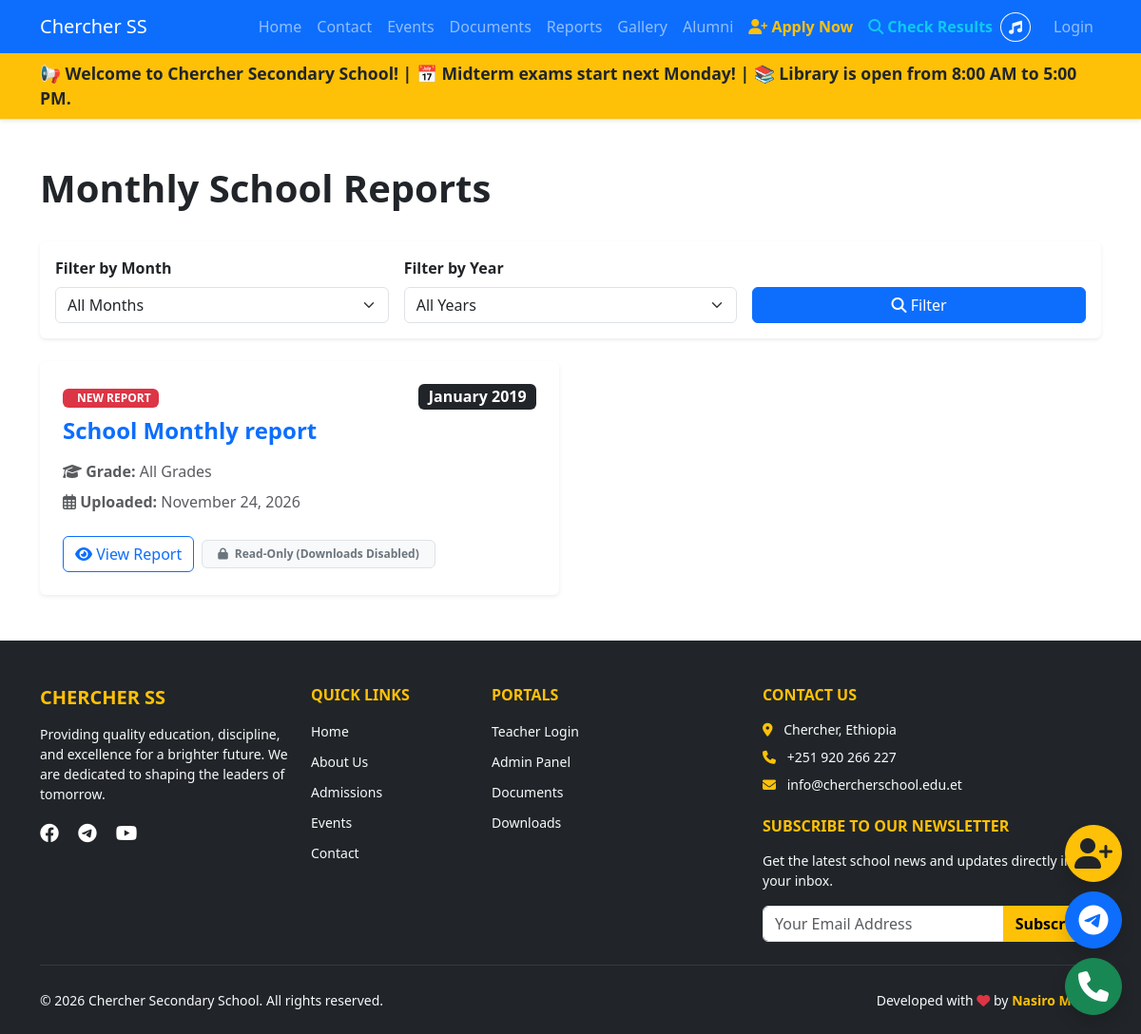
The page /reports/ on the database its author committed.
### reports/models.py (models this page shows, shortened)
class MonthlyReport(models.Model):
    MONTHS = [
        ('January', 'January'), ('February', 'February'), ('March', 'March'),
        ('April', 'April'), ('May', 'May'), ('June', 'June'),
        ('July', 'July'), ('August', 'August'), ('September', 'September'),
        ('October', 'October'), ('November', 'November'), ('December', 'December')
    ]
    title = models.CharField(max_length=200, help_text="e.g., Grade 9 Term 1 Report")
    month = models.CharField(max_length=20, choices=MONTHS)
    year = models.CharField(max_length=4, help_text="e.g., 2026")
    grade = models.CharField(max_length=50, blank=True, help_text="e.g., Grade 9 (leave blank for all)")
    file = models.FileField(upload_to='reports/', help_text="Upload PDF or Excel file")
    allow_download = models.BooleanField(
        default=False,
        help_text="Allow public visitors to download this report. Leave unchecked for view-only access."
    )
    uploaded_at = models.DateTimeField(auto_now_add=True)
    class Meta:
        ordering = ['-year', '-month']
        verbose_name_plural = "Monthly Reports"

### core/views.py (the view)
# urls.py: path('reports/', views.public_reports, name='public_reports'),
def public_reports(request):
    reports = MonthlyReport.objects.all().order_by('-uploaded_at', '-id')
    month = request.GET.get('month')
    year = request.GET.get('year')
    if month:
        reports = reports.filter(month=month)
    if year:
        reports = reports.filter(year=year)
    years = MonthlyReport.objects.values_list('year', flat=True).distinct().order_by('-year')
    return render(request, 'core/public_reports.html', {
        'reports': reports,
        'selected_month': month,
        'selected_year': year,
        'years': years,
    })

### core/templates/core/public_reports.html (shortened to what this page needs)
{% extends "base.html" %}
{% block content %}
<div class="container mt-5 mb-5">
    <div class="d-flex justify-content-between align-items-center mb-4">
        <h1 class="fw-bold">Monthly School Reports</h1>
    </div>
    <div class="card border-0 shadow-sm mb-4">
        <div class="card-body">
            <form method="get" class="row g-3 align-items-end">
                <div class="col-md-4">
                    <label class="form-label fw-bold">Filter by Month</label>
                    <select name="month" class="form-select">
                        <option value="">All Months</option>
                    </select>
                </div>
                <div class="col-md-4">
                    <label class="form-label fw-bold">Filter by Year</label>
                    <select name="year" class="form-select">
                        <option value="">All Years</option>
                    </select>
                </div>
                <div class="col-md-4">
                    <button type="submit" class="btn btn-primary w-100"><i class="fas fa-search"></i> Filter</button>
                </div>
            </form>
        </div>
    </div>
    <div class="row g-4">
        {% for report in reports %}
        <div class="col-md-6">
            <div class="card border-0 shadow-sm h-100">
                <div class="card-body p-4">
                    <div class="d-flex justify-content-between align-items-center gap-2 mb-2">
                        <div>
                            {% if forloop.first %}
                                <span class="badge bg-danger text-uppercase me-1">
                                     New Report
                                </span>
                            {% endif %}
                        </div>
                        <span class="badge bg-dark fs-6">{{ report.month }} {{ report.year }}</span>
                    </div>
                    <h4 class="fw-bold text-primary mb-3">{{ report.title }}</h4>
                    <p class="text-muted mb-2"><i class="fas fa-graduation-cap"></i> <strong>Grade:</strong> {{ report.grade|default:"All Grades" }}</p>
                    <p class="text-muted mb-4"><i class="far fa-calendar-alt"></i> <strong>Uploaded:</strong> {{ report.uploaded_at|date:"F d, Y" }}</p>
                    <div class="d-flex flex-wrap align-items-center gap-2">
                        {% if report.file %}
                            <a href="{% url 'core:view_report' report.id %}" class="btn btn-outline-primary" target="_blank" rel="noopener">
                                <i class="fas fa-eye"></i> View Report
                            </a>
                            {% if report.allow_download %}
                                <a href="{% url 'core:download_report' report.id %}" class="btn btn-success">
                                    <i class="fas fa-download"></i> Download
                                </a>
                            {% else %}
                                <span class="badge bg-light text-secondary border py-2 px-3">
                                    <i class="fas fa-lock me-1"></i> Read-Only (Downloads Disabled)
                                </span>
                            {% endif %}
                        {% else %}
                            <span class="text-muted small">No file attached</span>
                        {% endif %}
                    </div>
                </div>
            </div>
        </div>
        {% endfor %}
    </div>
</div>
{% endblock %}

### rows shown on the page
MonthlyReport: month "January", year "2019", title "School Monthly report", grade "All Grades", uploaded_at "November 24, 2026", shows "View Report", allow_download False (drawn)
